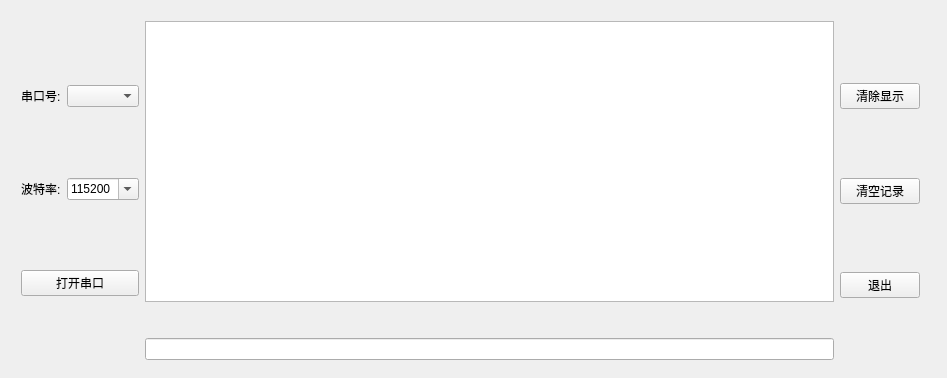
<?xml version="1.0" encoding="UTF-8"?>
<ui version="4.0">
 <class>Widget</class>
 <widget class="QWidget" name="Widget">
  <property name="geometry">
   <rect>
    <x>0</x>
    <y>0</y>
    <width>947</width>
    <height>378</height>
   </rect>
  </property>
  <property name="windowTitle">
   <string>Widget</string>
  </property>
  <widget class="QWidget" name="horizontalLayoutWidget">
   <property name="geometry">
    <rect>
     <x>10</x>
     <y>10</y>
     <width>921</width>
     <height>361</height>
    </rect>
   </property>
   <layout class="QHBoxLayout" name="horizontalLayout">
    <item>
     <layout class="QVBoxLayout" name="verticalLayout">
      <item>
       <spacer name="verticalSpacer_7">
        <property name="orientation">
         <enum>Qt::Vertical</enum>
        </property>
        <property name="sizeHint" stdset="0">
         <size>
          <width>20</width>
          <height>40</height>
         </size>
        </property>
       </spacer>
      </item>
      <item>
       <layout class="QHBoxLayout" name="horizontalLayout_2">
        <item>
         <widget class="QLabel" name="label">
          <property name="text">
           <string>串口号:</string>
          </property>
         </widget>
        </item>
        <item>
         <widget class="QComboBox" name="PortBox"/>
        </item>
       </layout>
      </item>
      <item>
       <spacer name="verticalSpacer_4">
        <property name="orientation">
         <enum>Qt::Vertical</enum>
        </property>
        <property name="sizeHint" stdset="0">
         <size>
          <width>20</width>
          <height>40</height>
         </size>
        </property>
       </spacer>
      </item>
      <item>
       <layout class="QHBoxLayout" name="horizontalLayout_3">
        <item>
         <widget class="QLabel" name="label_2">
          <property name="text">
           <string>波特率:</string>
          </property>
         </widget>
        </item>
        <item>
         <widget class="QComboBox" name="BaudBox">
          <property name="enabled">
           <bool>true</bool>
          </property>
          <property name="editable">
           <bool>true</bool>
          </property>
          <property name="currentText">
           <string>115200</string>
          </property>
          <property name="currentIndex">
           <number>10</number>
          </property>
          <property name="duplicatesEnabled">
           <bool>true</bool>
          </property>
          <item>
           <property name="text">
            <string>110</string>
           </property>
          </item>
          <item>
           <property name="text">
            <string>300</string>
           </property>
          </item>
          <item>
           <property name="text">
            <string>600</string>
           </property>
          </item>
          <item>
           <property name="text">
            <string>1200</string>
           </property>
          </item>
          <item>
           <property name="text">
            <string>2400</string>
           </property>
          </item>
          <item>
           <property name="text">
            <string>4800</string>
           </property>
          </item>
          <item>
           <property name="text">
            <string>9600</string>
           </property>
          </item>
          <item>
           <property name="text">
            <string>19200</string>
           </property>
          </item>
          <item>
           <property name="text">
            <string>38400</string>
           </property>
          </item>
          <item>
           <property name="text">
            <string>57600</string>
           </property>
          </item>
          <item>
           <property name="text">
            <string>115200</string>
           </property>
          </item>
         </widget>
        </item>
       </layout>
      </item>
      <item>
       <spacer name="verticalSpacer_5">
        <property name="orientation">
         <enum>Qt::Vertical</enum>
        </property>
        <property name="sizeHint" stdset="0">
         <size>
          <width>20</width>
          <height>40</height>
         </size>
        </property>
       </spacer>
      </item>
      <item>
       <layout class="QHBoxLayout" name="horizontalLayout_4"/>
      </item>
      <item>
       <widget class="QPushButton" name="openportBut">
        <property name="text">
         <string>打开串口</string>
        </property>
       </widget>
      </item>
      <item>
       <spacer name="verticalSpacer_6">
        <property name="orientation">
         <enum>Qt::Vertical</enum>
        </property>
        <property name="sizeHint" stdset="0">
         <size>
          <width>20</width>
          <height>40</height>
         </size>
        </property>
       </spacer>
      </item>
     </layout>
    </item>
    <item>
     <layout class="QVBoxLayout" name="verticalLayout_3">
      <item>
       <widget class="QPlainTextEdit" name="PTE_show"/>
      </item>
      <item>
       <spacer name="verticalSpacer_3">
        <property name="orientation">
         <enum>Qt::Vertical</enum>
        </property>
        <property name="sizeType">
         <enum>QSizePolicy::Fixed</enum>
        </property>
        <property name="sizeHint" stdset="0">
         <size>
          <width>10</width>
          <height>30</height>
         </size>
        </property>
       </spacer>
      </item>
      <item>
       <widget class="QLineEdit" name="LE_input"/>
      </item>
     </layout>
    </item>
    <item>
     <layout class="QVBoxLayout" name="verticalLayout_2">
      <item>
       <spacer name="verticalSpacer">
        <property name="orientation">
         <enum>Qt::Vertical</enum>
        </property>
        <property name="sizeHint" stdset="0">
         <size>
          <width>20</width>
          <height>40</height>
         </size>
        </property>
       </spacer>
      </item>
      <item>
       <widget class="QPushButton" name="PB_CLR">
        <property name="text">
         <string>清除显示</string>
        </property>
       </widget>
      </item>
      <item>
       <spacer name="verticalSpacer_8">
        <property name="orientation">
         <enum>Qt::Vertical</enum>
        </property>
        <property name="sizeHint" stdset="0">
         <size>
          <width>20</width>
          <height>40</height>
         </size>
        </property>
       </spacer>
      </item>
      <item>
       <widget class="QPushButton" name="PB_Forget">
        <property name="text">
         <string>清空记录</string>
        </property>
       </widget>
      </item>
      <item>
       <spacer name="verticalSpacer_9">
        <property name="orientation">
         <enum>Qt::Vertical</enum>
        </property>
        <property name="sizeHint" stdset="0">
         <size>
          <width>20</width>
          <height>40</height>
         </size>
        </property>
       </spacer>
      </item>
      <item>
       <widget class="QPushButton" name="pushButton">
        <property name="text">
         <string>退出</string>
        </property>
       </widget>
      </item>
      <item>
       <spacer name="verticalSpacer_2">
        <property name="orientation">
         <enum>Qt::Vertical</enum>
        </property>
        <property name="sizeHint" stdset="0">
         <size>
          <width>20</width>
          <height>40</height>
         </size>
        </property>
       </spacer>
      </item>
     </layout>
    </item>
   </layout>
  </widget>
 </widget>
 <layoutdefault spacing="6" margin="11"/>
 <resources/>
 <connections/>
</ui>
